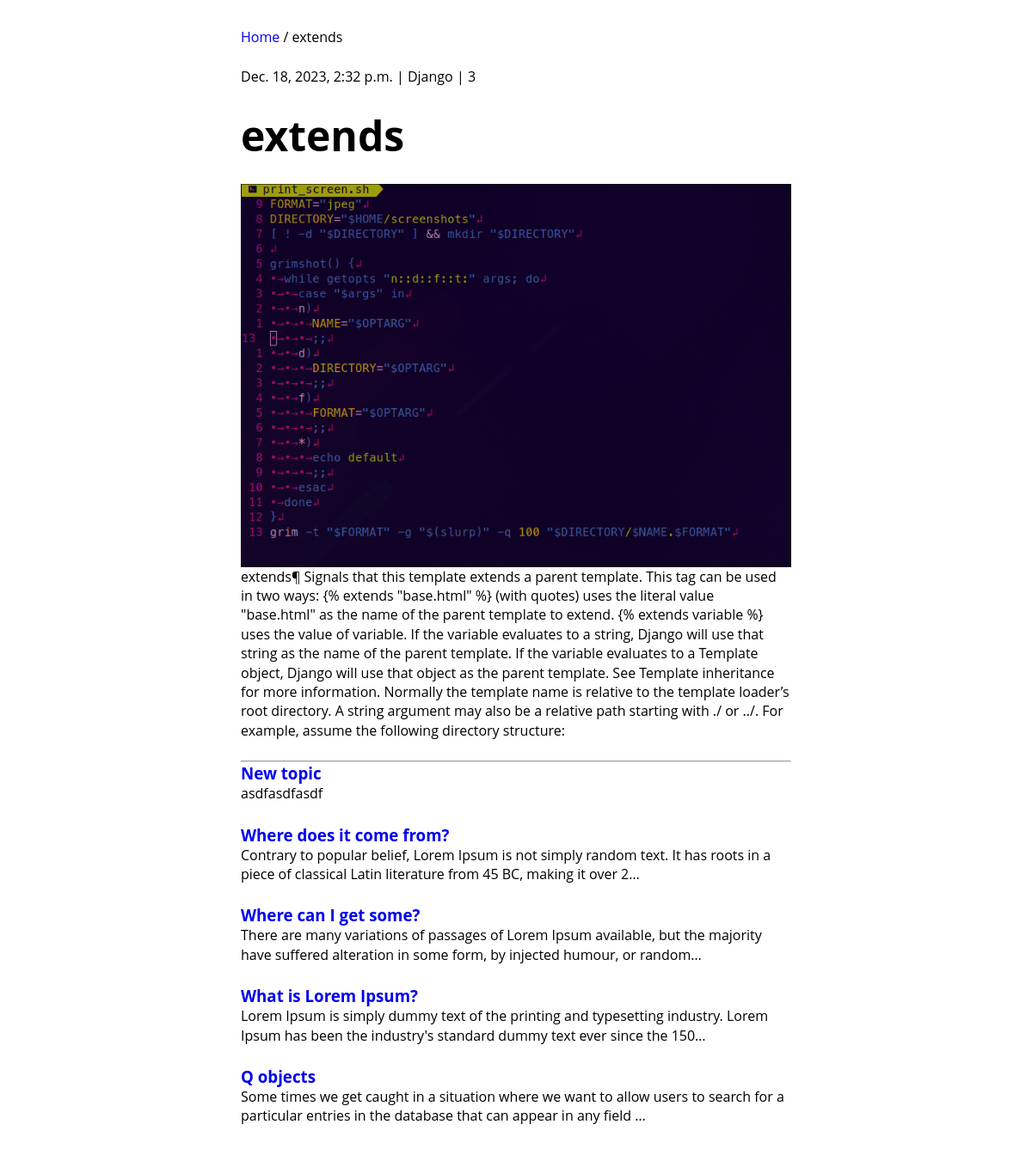
Page /article/details/extends/ on the committed database.
### blog/models.py (models this page shows, shortened)
class Article(models.Model):
    author = models.ForeignKey(to=User, on_delete=models.CASCADE, blank=True)
    category = models.ForeignKey(to=Category, on_delete=models.CASCADE)
    topic = models.CharField(max_length=255, unique=True)
    body = models.TextField()
    posted = models.BooleanField(default=False)
    thumbnail = models.ImageField(
        upload_to="thumbnails/",
        null=True,
        blank=True,
        validators=[
            FileExtensionValidator(allowed_extensions=["png", "jpg", "jpeg"]),
        ],
    )
    slug = AutoSlugField(
        populate_from="topic",
        blank=True,
        null=True,
        unique=True,
        always_update=True,
        default=None,
        unique_with=["author__username"],
    )
    created_on = models.DateTimeField(null=True, blank=True)
    updated_on = models.DateTimeField(null=True, blank=True)
    views = models.IntegerField(default=0)
    def thumbnail_url(self):
        if self.thumbnail:
            return self.thumbnail.url
        else:
            url = "#"
            return url
    def save(self, *args, **kwargs):
        if self.created_on is None and self.posted:
            self.created_on = timezone.now()
        if self.created_on:
            self.updated_on = timezone.now()
        if not self.pk and self.category is not None:
            self.category.total_post += 1
            self.category.save()
        return super().save(*args, **kwargs)
    def get_absolute_url(self):
        return reverse("blog:article_details", kwargs={"slug": self.slug})

class Category(models.Model):
    name = models.CharField(max_length=100, unique=True)
    total_post = models.IntegerField(verbose_name="total posts", default=0)
    def __str__(self):
        return self.name

### blog/views.py (the view)
def article_details(request, slug):
    article = get_article(slug)
    id_ = article.pk
    instance_id = request.session.get(f"instance_{id_}", 0)
    if instance_id != article.pk:
        article.views += 1
        article.save()
        request.session[f"instance_{id_}"] = article.pk
    related_articles = Article.objects.all().exclude(slug=slug)[:6]
    context = {"article": article, "related_articles": related_articles}
    return render(request, "blog/article_details.html", context=context)

### blog/views.py (called while the page is built)
def get_article(slug):
    return Article.objects.get(slug=slug)

### blog/templates/blog/article_details.html
{% extends 'base.html' %} {% block content %}
<p><a href="{% url 'blog:home' %}">Home</a> / {{article.slug}}</p>
<p>
  <span>{{article.updated_on}}</span> | <span>{{article.category}}</span> |
  <span>{{article.views}}</span>
</p>
<h1>{{article.topic}}</h1>
<img src="{{article.thumbnail_url}}" alt="" />
<p>{{article.body}}</p>
<hr />
{% for ra in related_articles %}
<h3><a href="{{ra.get_absolute_url}}">{{ra.topic}}</a></h3>
<p>{{ra.body|truncatechars:150}}</p>
{% endfor %} {% endblock %}

### templates/base.html (style rules this page uses)
* { padding: 0; margin: 0; font-family: "Open Sans", "Helvetica Neue", sans-serif; }
img { max-width: 100%; object-fit: center; display: inline-block; }
h1 { margin: 1.5rem auto; font-size: 3rem; }
a { text-decoration: none; }
p { margin-bottom: 1.5rem; line-height: 1.4; }

### rows in the picture
Article: slug "extends", updated_on "Dec. 18, 2023, 2:32 p.m.", category "Django", views "3", topic "extends", thumbnail_url (picture), body "extends¶ Signals that this template extends a parent template. This tag can be used in two ways: {% extends \"base.html\" %} (with quotes) uses the literal value \"base.html\" as the name of the parent template to extend. {% extends variable %} uses the value of variable. If the variable evaluates to a string, Django will use that string as the name of the parent template. If the variable evaluates to a Template object, Django will use that object as the parent template. See Template inheritance for more information. Normally the template name is relative to the template loader’s root directory. A string argument may also be a relative path starting with ./ or ../. For example, assume the…"
Article: topic "New topic", body "asdfasdfasdf"
Article: topic "Where does it come from?", body "Contrary to popular belief, Lorem Ipsum is not simply random text. It has roots in a piece of classical Latin literature from 45 BC, making it over 2…"
Article: topic "Where can I get some?", body "There are many variations of passages of Lorem Ipsum available, but the majority have suffered alteration in some form, by injected humour, or random…"
Article: topic "What is Lorem Ipsum?", body "Lorem Ipsum is simply dummy text of the printing and typesetting industry. Lorem Ipsum has been the industry's standard dummy text ever since the 150…"
Article: topic "Q objects", body "Some times we get caught in a situation where we want to allow users to search for a particular entries in the database that can appear in any field …"
